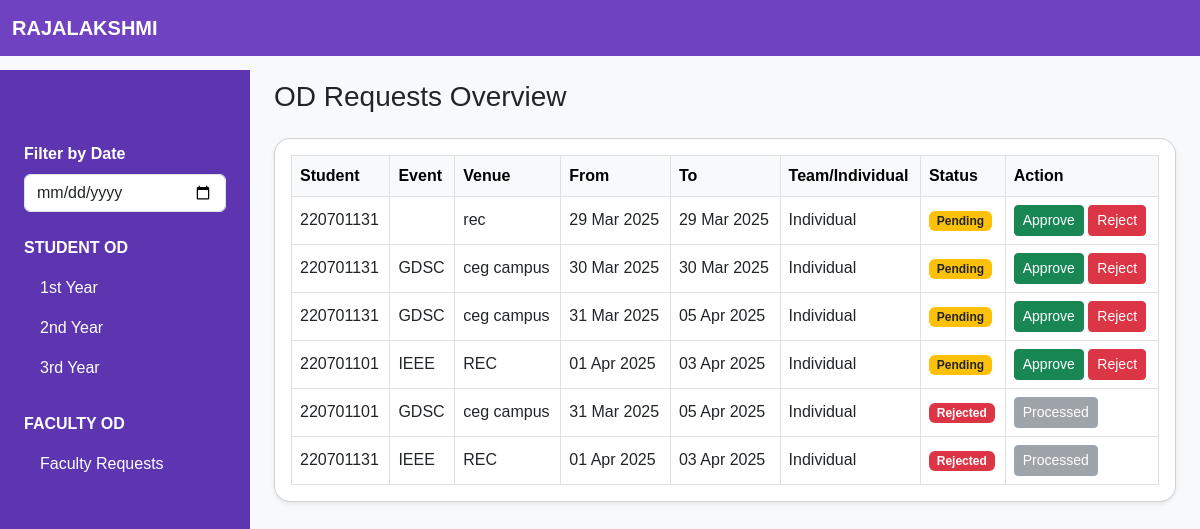
/faculty/hod-home, run on an earlier commit of the app's database.
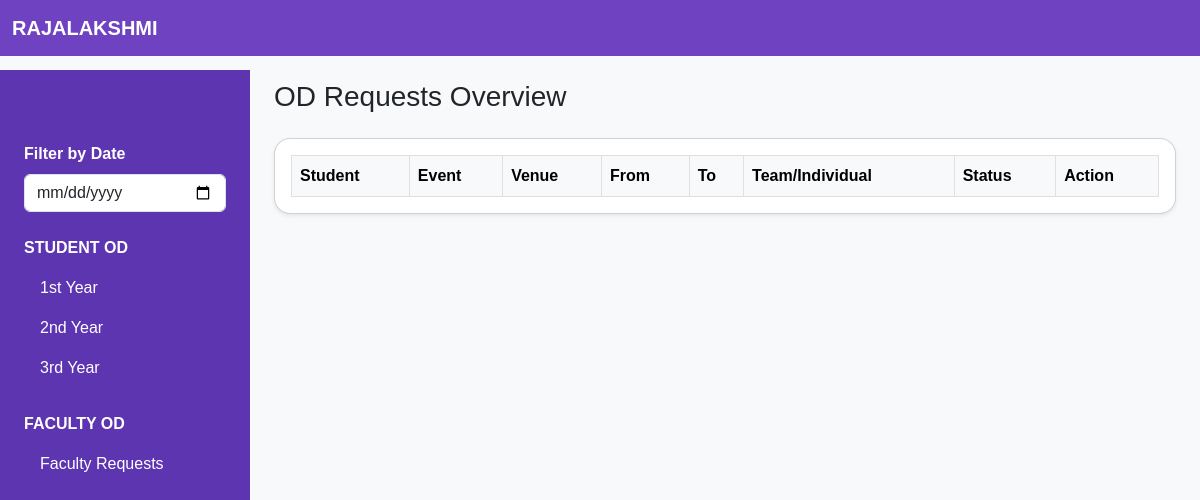
And on a later commit of the database.
### student/models.py (models this page shows, shortened)
class student_OD(models.Model):
    student = models.ForeignKey(Student, related_name='ODs', on_delete=models.CASCADE)
    ClassOf = models.ForeignKey(Class, related_name='ODs', on_delete=models.CASCADE)
    eventName = models.CharField(max_length=50)
    eventType = models.CharField(max_length=50)
    venue = models.CharField(max_length=50)
    proof = models.FileField(upload_to='proofs/', blank=True, null=True)
    start_date = models.DateField()
    end_date = models.DateField()
    isTeam = models.BooleanField(default=False)
    teammates = models.ManyToManyField(Student, related_name='teammates', blank=True)
    class_incharge = models.ForeignKey(Faculty, related_name='OD_to_be_approve', on_delete=models.CASCADE)
    class_incharge_approval = models.BooleanField(default=False)
    OD_rejection = models.BooleanField(default=False)
    academic_head_approval = models.BooleanField(default=False)
    hod_approval = models.BooleanField(default=False)

class Student(models.Model):
    user = models.OneToOneField(User, on_delete=models.CASCADE)
    roll_number = models.CharField(max_length=10)
    department = models.CharField(max_length=50,default="CSE")
    section = models.CharField(max_length=10,default="A")
    year = models.IntegerField(default="2")

### faculty/views.py (the view)
# urls.py: path('hod-home',views.hod_home,name='hod_home'),
def hod_home(request):
    filter_date = request.GET.get('date')
    content = {}
    if filter_date:
        from datetime import datetime
        filter_date = datetime.strptime(filter_date, '%Y-%m-%d').date()
        od_requests = student_OD.objects.filter(hod_approval=False, OD_rejection=False,start_date__lte=filter_date,end_date__gte=filter_date)
        pending_od_requests = student_OD.objects.filter(academic_head_approval=False,OD_rejection=False,start_date__lte=filter_date,end_date__gte=filter_date)
        pending_od_requests |= student_OD.objects.filter(class_incharge_approval=False,OD_rejection=False,start_date__lte=filter_date,end_date__gte=filter_date)
        processed_od_requests = student_OD.objects.filter(hod_approval=True,start_date__lte=filter_date,end_date__gte=filter_date)
        processed_od_requests |= student_OD.objects.filter(OD_rejection=True,start_date__lte=filter_date,end_date__gte=filter_date)
        content = {
            'od_requests': od_requests,
            'pending_od_requests': pending_od_requests,
            'processed_od_requests': processed_od_requests,
        }
    else:
        od_requests = student_OD.objects.filter(academic_head_approval=True, hod_approval=False,OD_rejection=False)
        pending_od_requests = student_OD.objects.filter(academic_head_approval=False,hod_approval=False,OD_rejection=False)
        pending_od_requests |= student_OD.objects.filter(class_incharge_approval=False,hod_approval=False,OD_rejection=False)
        processed_od_requests = student_OD.objects.filter(hod_approval=True)
        processed_od_requests |= student_OD.objects.filter(OD_rejection=True)
        content = {
            'od_requests': od_requests,
            'pending_od_requests': pending_od_requests,
            'processed_od_requests': processed_od_requests,
        }
    return render(request, 'hod-home.html',content)

### faculty/templates/hod-home.html (shortened to what this page needs)
{% extends 'hod-side-navbar.html' %}
{% load static %}
{% block maincontent %}
<h3 class="mb-4">OD Requests Overview</h3>
<div class="card shadow-sm rounded-4 p-3 bg-white">
  <div class="table-responsive">
    <table class="table align-middle table-bordered mb-0">
      <thead class="table-light">
        <tr>
          <th>Student</th>
          <th>Event</th>
          <th>Venue</th>
          <th>From</th>
          <th>To</th>
          <th>Team/Individual</th>
          <th>Status</th>
          <th>Action</th>
        </tr>
      </thead>
      <tbody>
        {% for od in pending_od_requests %}
            <tr id="od-{{od.id}}" >
                <td>{{od.student.user.username}}</td>
                <td>{{od.eventName}}</td>
                <td>{{od.venue}}</td>
                <td>{{od.start_date | date:"d M Y"}}</td>
                <td>{{od.end_date | date:"d M Y"}}</td>
                {% if od.isTeam %}
                  <td><span
                    tabindex="0"
                    class="badge bg-info text-dark"
                    role="button"
                    data-bs-toggle="popover"
                    data-bs-trigger="hover focus"
                    data-bs-html="true"
                    title="Teammates"
                    data-bs-content="{% for mate in od.teammates.all %}{{ mate.user.username }}<br>{% endfor %}"
                  >
                    Team
                  </span></td>
                {% else %}
                  <td>Individual</td>
                {% endif %}
                <td><span class="badge bg-warning text-dark">Pending</span></td>
                <td>
                <button class="btn btn-success btn-sm" onclick="handleOdRequest({{od.id}},'approve')" data-url="{% url 'process_od' 1 'approve' %}">Approve</button>
                <button class="btn btn-danger btn-sm" onclick="handleOdRequest({{od.id}},'reject')" data-url="{% url 'process_od' 1 'approve' %}">Reject</button>
                </td>
            </tr>
        {% endfor %}
        {% for od in processed_od_requests %}
            <tr id="od-{{od.id}}" >
                <td>{{od.student.user.username}}</td>
                <td>{{od.eventName}}</td>
                <td>{{od.venue}}</td>
                <td>{{od.start_date | date:"d M Y"}}</td>
                <td>{{od.end_date | date:"d M Y"}}</td>
                {% if od.isTeam %}
                  <td><span
                    tabindex="0"
                    class="badge bg-info text-dark"
                    role="button"
                    data-bs-toggle="popover"
                    data-bs-trigger="hover focus"
                    data-bs-html="true"
                    title="Teammates"
                    data-bs-content="{% for mate in od.teammates.all %}{{ mate.user.username }}<br>{% endfor %}"
                  >
                    Team
                  </span></td>
                {% else %}
                  <td>Individual</td>
                {% endif %}
                {% if od.hod_approval %}
                  <td><span class="badge bg-success">Approved</span></td>
                {% else %}
                  <td><span class="badge bg-danger">Rejected</span></td>
                {% endif %}
                <td>
                  <button class="btn btn-secondary btn-sm" disabled>Processed</button>
                </td>
            </tr>
        {% endfor %}
      </tbody>
    </table>
  </div>
</div>
{% endblock %}

What changed in the data, as far as the page shows it:
removed student_OD: student.user.username "220701131", venue "rec", start_date "29 Mar 2025", end_date "29 Mar 2025", isTeam "Individual", shown under "OD Requests Overview"
removed student_OD: student.user.username "220701131", eventName "GDSC", venue "ceg campus", start_date "30 Mar 2025", end_date "30 Mar 2025", isTeam "Individual", shown under "OD Requests Overview"
removed student_OD: student.user.username "220701131", eventName "GDSC", venue "ceg campus", start_date "31 Mar 2025", end_date "05 Apr 2025", isTeam "Individual", shown under "OD Requests Overview"
removed student_OD: student.user.username "220701101", eventName "IEEE", venue "REC", start_date "01 Apr 2025", end_date "03 Apr 2025", isTeam "Individual", shown under "OD Requests Overview"
removed student_OD: student.user.username "220701101", eventName "GDSC", venue "ceg campus", start_date "31 Mar 2025", end_date "05 Apr 2025", isTeam "Individual", hod_approval "Rejected"
removed student_OD: student.user.username "220701131", eventName "IEEE", venue "REC", start_date "01 Apr 2025", end_date "03 Apr 2025", isTeam "Individual", hod_approval "Rejected"
